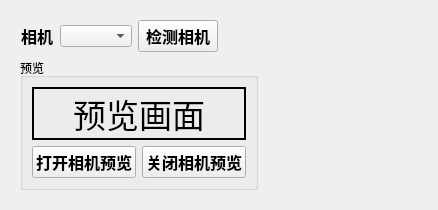
     <widget class="QWidget" name="tab_2">
      <attribute name="title">
       <string>相机设置</string>
      </attribute>
      <layout class="QHBoxLayout" name="horizontalLayout_18">
       <item>
        <layout class="QHBoxLayout" name="horizontalLayout_16" stretch="1,1">
         <item>
          <widget class="QFrame" name="frame_2">
           <layout class="QVBoxLayout" name="verticalLayout_7">
            <item>
             <layout class="QVBoxLayout" name="verticalLayout_6" stretch="1,6">
              <item>
               <layout class="QHBoxLayout" name="horizontalLayout_12" stretch="1,2,2,0">
                <item>
                 <widget class="QLabel" name="camera_label">
                  <property name="font">
                   <font>
                    <pointsize>12</pointsize>
                    <weight>75</weight>
                    <bold>true</bold>
                   </font>
                  </property>
                  <property name="text">
                   <string>相机</string>
                  </property>
                  <property name="alignment">
                   <set>Qt::AlignCenter</set>
                  </property>
                 </widget>
                </item>
                <item>
                 <widget class="QComboBox" name="camera_comboBox"/>
                </item>
                <item>
                 <widget class="QPushButton" name="checkcamera_pushButton">
                  <property name="font">
                   <font>
                    <pointsize>12</pointsize>
                    <weight>75</weight>
                    <bold>true</bold>
                   </font>
                  </property>
                  <property name="text">
                   <string>检测相机</string>
                  </property>
                 </widget>
                </item>
                <item>
                 <spacer name="horizontalSpacer_26">
                  <property name="orientation">
                   <enum>Qt::Horizontal</enum>
                  </property>
                  <property name="sizeHint" stdset="0">
                   <size>
                    <width>40</width>
                    <height>20</height>
                   </size>
                  </property>
                 </spacer>
                </item>
               </layout>
              </item>
              <item>
               <widget class="QGroupBox" name="groupBox_3">
                <property name="title">
                 <string>预览</string>
                </property>
                <layout class="QVBoxLayout" name="verticalLayout_5">
                 <item>
                  <layout class="QVBoxLayout" name="verticalLayout_4" stretch="4,1">
                   <item>
                    <widget class="QLabel" name="preview_label">
                     <property name="font">
                      <font>
                       <pointsize>25</pointsize>
                      </font>
                     </property>
                     <property name="frameShape">
                      <enum>QFrame::WinPanel</enum>
                     </property>
                     <property name="frameShadow">
                      <enum>QFrame::Plain</enum>
                     </property>
                     <property name="text">
                      <string>预览画面</string>
                     </property>
                     <property name="alignment">
                      <set>Qt::AlignCenter</set>
                     </property>
                    </widget>
                   </item>
                   <item>
                    <layout class="QHBoxLayout" name="horizontalLayout_13" stretch="0,2,1,2,0">
                     <item>
                      <spacer name="horizontalSpacer_27">
                       <property name="orientation">
                        <enum>Qt::Horizontal</enum>
                       </property>
                       <property name="sizeHint" stdset="0">
                        <size>
                         <width>40</width>
                         <height>20</height>
                        </size>
                       </property>
                      </spacer>
                     </item>
                     <item>
                      <widget class="QPushButton" name="preview_pushButton">
                       <property name="font">
                        <font>
                         <pointsize>12</pointsize>
                         <weight>75</weight>
                         <bold>true</bold>
                        </font>
                       </property>
                       <property name="text">
                        <string>打开相机预览</string>
                       </property>
                      </widget>
                     </item>
                     <item>
                      <spacer name="horizontalSpacer_17">
                       <property name="orientation">
                        <enum>Qt::Horizontal</enum>
                       </property>
                       <property name="sizeHint" stdset="0">
                        <size>
                         <width>40</width>
                         <height>20</height>
                        </size>
                       </property>
                      </spacer>
                     </item>
                     <item>
                      <widget class="QPushButton" name="closePreview_pushButton">
                       <property name="font">
                        <font>
                         <pointsize>12</pointsize>
                         <weight>75</weight>
                         <bold>true</bold>
                        </font>
                       </property>
                       <property name="text">
                        <string>关闭相机预览</string>
                       </property>
                      </widget>
                     </item>
                     <item>
                      <spacer name="horizontalSpacer_28">
                       <property name="orientation">
                        <enum>Qt::Horizontal</enum>
                       </property>
                       <property name="sizeHint" stdset="0">
                        <size>
                         <width>40</width>
                         <height>20</height>
                        </size>
                       </property>
                      </spacer>
                     </item>
                    </layout>
                   </item>
                  </layout>
                 </item>
                </layout>
               </widget>
              </item>
             </layout>
            </item>
           </layout>
          </widget>
         </item>
         <item>
          <spacer name="horizontalSpacer_30">
           <property name="orientation">
            <enum>Qt::Horizontal</enum>
           </property>
           <property name="sizeHint" stdset="0">
            <size>
             <width>40</width>
             <height>20</height>
            </size>
           </property>
          </spacer>
         </item>
        </layout>
       </item>
      </layout>
     </widget>
